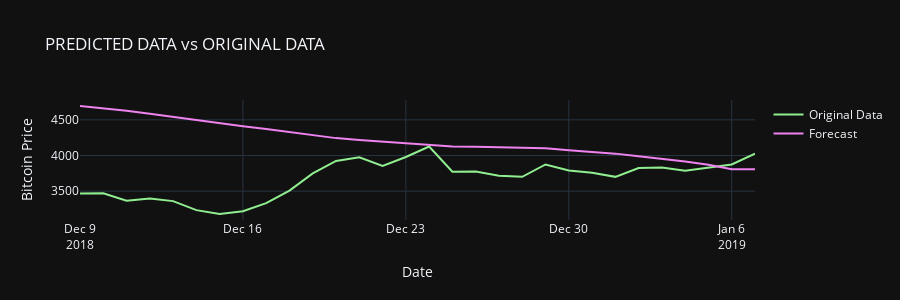

Notebook code for this chart:
### Code cell
fig = go.Figure()

fig.add_trace(go.Scatter(x = df_test['date'], y = df_test['price'], marker_color='lightgreen', name='Original Data'))
fig.add_trace(go.Scatter(x = df_test['date'], y = predictions, marker_color='violet', name='Forecast'))

fig.update_layout(title = 'PREDICTED DATA vs ORIGINAL DATA', template = 'plotly_dark', height=300)
fig.update_xaxes(title='Date')
fig.update_yaxes(title='Bitcoin Price')

fig.show()

### Figure 1 — Plotly figure (JSON) as saved in the notebook; plotly's stock layout.template omitted (floating-point values rounded to 4 significant figures)
{"data": [{"marker": {"color": "lightgreen"}, "name": "Original Data", "type": "scatter", "x": ["2018-12-09", "2018-12-10", "2018-12-11", "2018-12-12", "2018-12-13", "2018-12-14", "2018-12-15", "2018-12-16", "2018-12-17", "2018-12-18", "2018-12-19", "2018-12-20", "2018-12-21", "2018-12-22", "2018-12-23", "2018-12-24", "2018-12-25", "2018-12-26", "2018-12-27", "2018-12-28", "2018-12-29", "2018-12-30", "2018-12-31", "2019-01-01", "2019-01-02", "2019-01-03", "2019-01-04", "2019-01-05", "2019-01-06", "2019-01-07"], "y": [3469.0, 3470.0, 3365.0, 3396.0, 3361.0, 3234.0, 3180.0, 3217.0, 3333.0, 3509.0, 3749.0, 3924.0, 3973.0, 3852.0, 3979.0, 4126.0, 3774.0, 3775.0, 3718.0, 3701.0, 3874.0, 3789.0, 3757.0, 3701.0, 3823.0, 3830.0, 3785.0, 3835.0, 3874.0, 4025.0]}, {"marker": {"color": "violet"}, "name": "Forecast", "type": "scatter", "x": ["2018-12-09", "2018-12-10", "2018-12-11", "2018-12-12", "2018-12-13", "2018-12-14", "2018-12-15", "2018-12-16", "2018-12-17", "2018-12-18", "2018-12-19", "2018-12-20", "2018-12-21", "2018-12-22", "2018-12-23", "2018-12-24", "2018-12-25", "2018-12-26", "2018-12-27", "2018-12-28", "2018-12-29", "2018-12-30", "2018-12-31", "2019-01-01", "2019-01-02", "2019-01-03", "2019-01-04", "2019-01-05", "2019-01-06", "2019-01-07"], "y": [4694.0, 4665.0, 4627.0, 4586.0, 4541.0, 4493.0, 4448.0, 4411.0, 4371.0, 4330.0, 4284.0, 4243.0, 4218.0, 4194.0, 4168.0, 4147.0, 4127.0, 4123.0, 4116.0, 4116.0, 4101.0, 4075.0, 4053.0, 4026.0, 3988.0, 3958.0, 3917.0, 3870.0, 3809.0, 3808.0]}], "layout": {"height": 300, "title": {"text": "PREDICTED DATA vs ORIGINAL DATA"}, "xaxis": {"title": {"text": "Date"}}, "yaxis": {"title": {"text": "Bitcoin Price"}}}}
